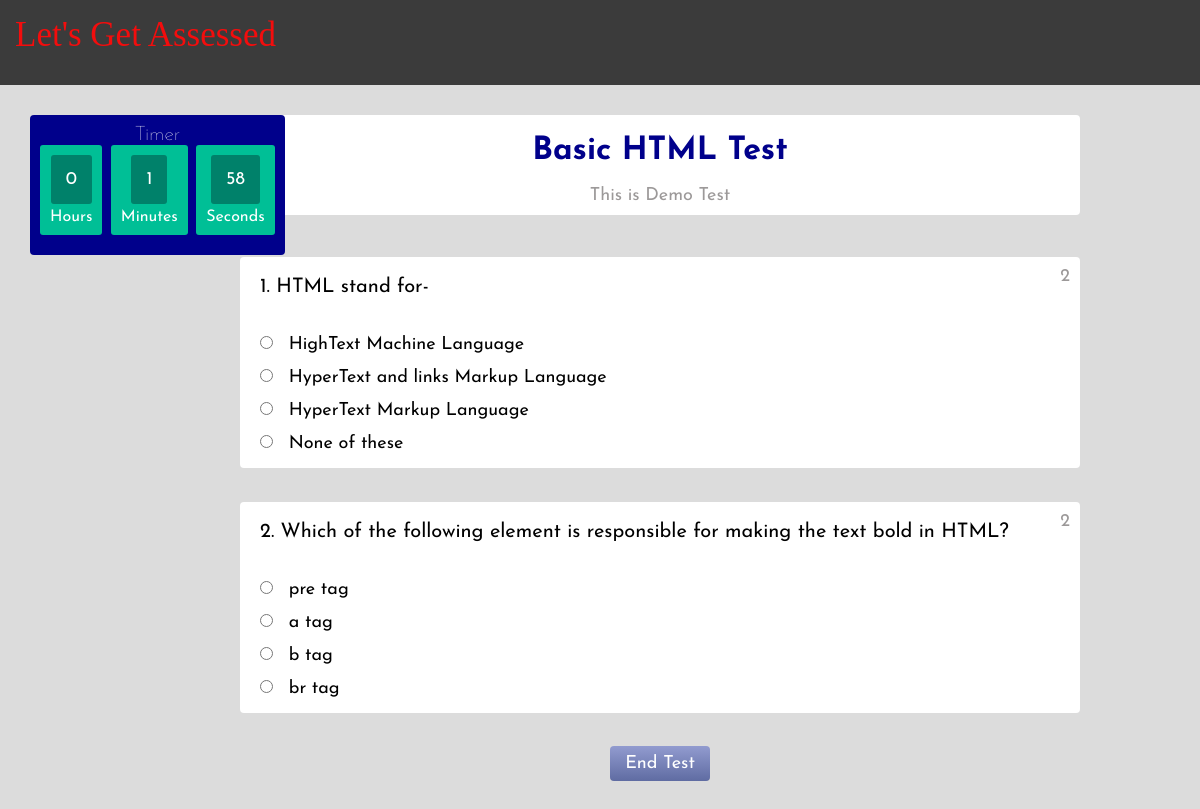
Page /startquiz.php?qid=61a0567dbfd6c (signed in) on the committed database.
### tables this page shows
CREATE TABLE `quiz` (
  `qid` varchar(15) NOT NULL,
  `topic` varchar(30) NOT NULL,
  `total que` int(5) NOT NULL,
  `marks` float NOT NULL,
  `time limit` int(30) NOT NULL,
  `Des` varchar(50) NOT NULL
);

CREATE TABLE `questions` (
  `qid` varchar(15) NOT NULL,
  `eid` varchar(15) NOT NULL,
  `question` varchar(500) NOT NULL,
  `marks` float NOT NULL,
  `sr` int(5) NOT NULL
);

CREATE TABLE `options` (
  `qid` varchar(15) NOT NULL,
  `eid` varchar(15) NOT NULL,
  `option a` varchar(500) NOT NULL,
  `option b` varchar(500) NOT NULL,
  `option c` varchar(500) NOT NULL,
  `option d` varchar(500) NOT NULL,
  `sr` int(5) NOT NULL
);

### startquiz.php (the view, shortened to what this page needs)
<?php
if(isset($_GET['qid']))
{
  $qid=$_GET['qid'];
}
?>
<!DOCTYPE html>
<html lang="en">
<head>
</head>
<body style="background-color:gainsboro;">
    <header>
        <span class="logo">Let's Get Assessed</span>
    </header>
    <?php
    if(isset($_GET['qid']))
    {
?>
<div class="timer" id="timer">
 <h3>Timer</h3>
 <div id="clockdiv">
  <div>
    <span class="hours" id="hour"></span>
    <div class="smalltext">Hours</div>
  </div>
  <div>
    <span class="minutes" id="minute"></span>
    <div class="smalltext">Minutes</div>
  </div>
  <div>
    <span class="seconds" id="second"></span>
    <div class="smalltext">Seconds</div>
  </div>
 </div>
</div>
<div class="box" id="box">
    <?php
               include "dbconnection.php";
               $sql="SELECT * FROM `quiz` WHERE `qid` LIKE '$qid'";
               $result=$conn->query($sql);
               if ($result->num_rows > 0) {
                   while($row = $result->fetch_assoc()) {
                    $total=$row['total que'];
    ?>
        <div class="title">
            <span class="topic"><?php echo $row['topic']; ?></span><br><br>
            <p class="des"><?php echo $row['Des']; ?></p>
        </div>
    <?php
       } }
    ?>
    <form action="check.php" method="post">
    <?php
               include "dbconnection.php";
               for($i=1;$i<=$total;$i++){
               $sql="SELECT * FROM `questions` WHERE `eid` LIKE '$i' AND `qid` LIKE '$qid'";
               $result=$conn->query($sql);
               if ($result->num_rows > 0) {
                   while($row = $result->fetch_assoc()) {
    ?>
        <div class="queans">
            <p style="float: right; color: rgb(156, 153, 153);"><?php echo $row['marks']; ?></p>
            <p class="que"><?php echo $row['eid']; ?>. <?php echo $row['question']; ?></p><br>
            <?php
            $sql2="SELECT * FROM `options` WHERE `eid` LIKE '$i' AND `qid` LIKE '$qid'";
               $result2=$conn->query($sql2);
               if ($result2->num_rows > 0) {
                   while($row = $result2->fetch_assoc()) {
            ?>
            <input type="radio" id="optionA" name="check[<?php echo $row['eid']; ?>]" value="Option A">
            <label for="optionA"><?php echo $row['option a']; ?></label><br>
            <input type="radio" id="optionB" name="check[<?php echo $row['eid']; ?>]" value="Option B">
            <label for="optionB"><?php echo $row['option b']; ?></label><br>
            <input type="radio" id="optionC" name="check[<?php echo $row['eid']; ?>]" value="Option C">
            <label for="optionC"><?php echo $row['option c']; ?></label><br>
            <input type="radio" id="optionD" name="check[<?php echo $row['eid']; ?>]" value="Option D">
            <label for="optionD"><?php echo $row['option d']; ?></label><br>
        <?php
        } }
        ?>
        </div>
    <?php
       } } }
    ?>
        <div class="footer">
          <button id="model" type="submit" style="background-image: linear-gradient(to bottom,rgba(92, 107, 189, 0.637) 0,#293a85b9 100%); color: white;">End Test</button>
        </div>
    </form>
</div>
    <?php
    }
   ?>
</body>
</html>

### startquiz.php (style rules this page uses)
* { margin: 0; border: 0; font: 18px 'Josefin Sans'; }
header { background-color: rgba(15, 15, 15, 0.781); height:65px; width: 100%; padding-bottom: 20px; }
.logo { display: inline-block; margin-top: 20px; font-family:'typo'; font-size:35px; color:rgb(243,13,13); margin:15px; }
.box { display: inline-block; margin:30px 10% 30px 6%; background: transparent; float: right; }
.topic { font-size: 32px; margin: 10px 10px; font-weight: bold; }
.des { font-size: 18px; color: rgb(156, 153, 153); }
.title { margin-bottom: 5%; background-color: white; color: darkblue; padding: 20px 10px 10px 10px; border-radius: 4px; text-align: center; }
.queans { width: 820px; background-color: white; padding: 10px; border-radius: 4px; margin: 4% 0px; }
input { margin: 10px; }
.que { font-size: 20px; margin: 10px 40px 10px 10px; }
.footer { text-align: center; }
button { cursor: pointer; border-radius: 4px; padding: 5px; height: 35px; width: 100px; }
.timer { color:white; position:fixed; display: inline-block; background: darkblue; font-weight: 100; text-align: center; margin-top: 30px; padding: 10px; margin-left: 30px; border-radius:4px; }
h3 { color: white; font-weight: 100; font-size: 20px; }
#clockdiv { margin-bottom: 10px; font-family: sans-serif; color: #fff; display: inline-block; font-weight: 100; text-align: center; font-size: 30px; }
#clockdiv > div { padding: 10px; border-radius: 3px; background: #00BF96; display: inline-block; }
#clockdiv div > span { padding: 15px; border-radius: 3px; background: #00816A; display: inline-block; }
.smalltext { padding-top: 5px; font-size: 16px; }

### rows in the picture
quiz: topic "Basic HTML Test", Des "This is Demo Test"
questions: marks "2", eid "1", question "HTML stand for-"
options: option a "HighText Machine Language", option b "HyperText and links Markup Language", option c "HyperText Markup Language", option d "None of these"
questions: marks "2", eid "2", question "Which of the following element is responsible for making the text bold in HTML?"
options: option a "pre tag", option b "a tag", option c "b tag", option d "br tag"
